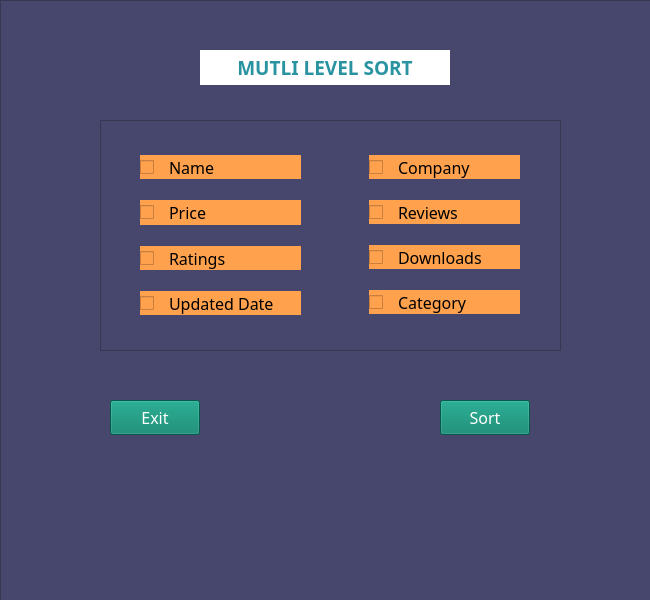
<?xml version="1.0" encoding="UTF-8"?>
<ui version="4.0">
 <class>MainWindow</class>
 <widget class="QWidget" name="MainWindow">
  <property name="geometry">
   <rect>
    <x>0</x>
    <y>0</y>
    <width>650</width>
    <height>600</height>
   </rect>
  </property>
  <property name="windowTitle">
   <string>Form</string>
  </property>
  <widget class="QFrame" name="MainDiv">
   <property name="geometry">
    <rect>
     <x>0</x>
     <y>0</y>
     <width>651</width>
     <height>601</height>
    </rect>
   </property>
   <property name="font">
    <font>
     <family>Arial Rounded MT Bold</family>
     <pointsize>8</pointsize>
     <italic>false</italic>
    </font>
   </property>
   <property name="styleSheet">
    <string notr="true">background-color: rgb(71, 71, 109);</string>
   </property>
   <property name="frameShape">
    <enum>QFrame::StyledPanel</enum>
   </property>
   <property name="frameShadow">
    <enum>QFrame::Raised</enum>
   </property>
   <widget class="QLabel" name="Heading">
    <property name="geometry">
     <rect>
      <x>200</x>
      <y>50</y>
      <width>250</width>
      <height>35</height>
     </rect>
    </property>
    <property name="font">
     <font>
      <family>Arial Rounded MT Bold</family>
      <pointsize>14</pointsize>
      <weight>75</weight>
      <bold>true</bold>
     </font>
    </property>
    <property name="styleSheet">
     <string notr="true">QLabel
{
color: rgb(42, 147, 161);
background-color: rgb(255, 255, 255);
}
</string>
    </property>
    <property name="text">
     <string>MUTLI LEVEL SORT</string>
    </property>
    <property name="alignment">
     <set>Qt::AlignCenter</set>
    </property>
    <property name="indent">
     <number>2</number>
    </property>
   </widget>
   <widget class="QPushButton" name="SortButton">
    <property name="geometry">
     <rect>
      <x>440</x>
      <y>400</y>
      <width>90</width>
      <height>35</height>
     </rect>
    </property>
    <property name="font">
     <font>
      <family>Arial Rounded MT Bold</family>
      <pointsize>12</pointsize>
     </font>
    </property>
    <property name="styleSheet">
     <string notr="true">QPushButton
{
background-color: rgb(0, 128, 103);
color: rgb(255, 255, 255);
}
QPushButton:hover
{
	
	background-color: rgb(0, 128, 103);
}</string>
    </property>
    <property name="text">
     <string>Sort</string>
    </property>
   </widget>
   <widget class="QFrame" name="frame">
    <property name="geometry">
     <rect>
      <x>100</x>
      <y>120</y>
      <width>461</width>
      <height>231</height>
     </rect>
    </property>
    <property name="styleSheet">
     <string notr="true">font: 12pt &quot;Arial Rounded MT Bold&quot;;</string>
    </property>
    <property name="frameShape">
     <enum>QFrame::StyledPanel</enum>
    </property>
    <property name="frameShadow">
     <enum>QFrame::Raised</enum>
    </property>
    <widget class="QWidget" name="verticalLayoutWidget">
     <property name="geometry">
      <rect>
       <x>30</x>
       <y>20</y>
       <width>181</width>
       <height>191</height>
      </rect>
     </property>
     <layout class="QVBoxLayout" name="verticalLayout">
      <property name="leftMargin">
       <number>10</number>
      </property>
      <property name="rightMargin">
       <number>10</number>
      </property>
      <item>
       <widget class="QCheckBox" name="Name">
        <property name="minimumSize">
         <size>
          <width>25</width>
          <height>0</height>
         </size>
        </property>
        <property name="font">
         <font>
          <family>Arial Rounded MT Bold</family>
          <pointsize>12</pointsize>
          <weight>50</weight>
          <italic>false</italic>
          <bold>false</bold>
         </font>
        </property>
        <property name="styleSheet">
         <string notr="true">QCheckBox
{
	background-color: rgb(255, 161, 77);
	spacing: 15px
}
</string>
        </property>
        <property name="text">
         <string>Name</string>
        </property>
        <property name="tristate">
         <bool>false</bool>
        </property>
       </widget>
      </item>
      <item>
       <widget class="QCheckBox" name="Price">
        <property name="minimumSize">
         <size>
          <width>25</width>
          <height>25</height>
         </size>
        </property>
        <property name="font">
         <font>
          <family>Arial Rounded MT Bold</family>
          <pointsize>12</pointsize>
          <weight>50</weight>
          <italic>false</italic>
          <bold>false</bold>
         </font>
        </property>
        <property name="styleSheet">
         <string notr="true">QCheckBox
{
	background-color: rgb(255, 161, 77);
	spacing: 15px
}
</string>
        </property>
        <property name="text">
         <string>Price</string>
        </property>
        <property name="tristate">
         <bool>false</bool>
        </property>
       </widget>
      </item>
      <item>
       <widget class="QCheckBox" name="Ratings">
        <property name="font">
         <font>
          <family>Arial Rounded MT Bold</family>
          <pointsize>12</pointsize>
          <weight>50</weight>
          <italic>false</italic>
          <bold>false</bold>
         </font>
        </property>
        <property name="styleSheet">
         <string notr="true">QCheckBox
{
	background-color: rgb(255, 161, 77);
	spacing: 15px
}
</string>
        </property>
        <property name="text">
         <string>Ratings</string>
        </property>
        <property name="tristate">
         <bool>false</bool>
        </property>
       </widget>
      </item>
      <item>
       <widget class="QCheckBox" name="UpdatedDate">
        <property name="font">
         <font>
          <family>Arial Rounded MT Bold</family>
          <pointsize>12</pointsize>
          <weight>50</weight>
          <italic>false</italic>
          <bold>false</bold>
         </font>
        </property>
        <property name="styleSheet">
         <string notr="true">QCheckBox
{
	background-color: rgb(255, 161, 77);
	spacing: 15px
}
</string>
        </property>
        <property name="text">
         <string>Updated Date</string>
        </property>
        <property name="tristate">
         <bool>false</bool>
        </property>
       </widget>
      </item>
     </layout>
    </widget>
    <widget class="QWidget" name="verticalLayoutWidget_2">
     <property name="geometry">
      <rect>
       <x>259</x>
       <y>20</y>
       <width>171</width>
       <height>191</height>
      </rect>
     </property>
     <layout class="QVBoxLayout" name="verticalLayout_2" stretch="20,0,0,0">
      <property name="leftMargin">
       <number>10</number>
      </property>
      <property name="rightMargin">
       <number>10</number>
      </property>
      <item>
       <widget class="QCheckBox" name="Company">
        <property name="font">
         <font>
          <family>Arial Rounded MT Bold</family>
          <pointsize>12</pointsize>
          <weight>50</weight>
          <italic>false</italic>
          <bold>false</bold>
         </font>
        </property>
        <property name="styleSheet">
         <string notr="true">QCheckBox
{
	background-color: rgb(255, 161, 77);
	spacing: 15px
}
</string>
        </property>
        <property name="text">
         <string>Company</string>
        </property>
        <property name="tristate">
         <bool>false</bool>
        </property>
       </widget>
      </item>
      <item>
       <widget class="QCheckBox" name="Reviews">
        <property name="font">
         <font>
          <family>Arial Rounded MT Bold</family>
          <pointsize>12</pointsize>
          <weight>50</weight>
          <italic>false</italic>
          <bold>false</bold>
         </font>
        </property>
        <property name="styleSheet">
         <string notr="true">QCheckBox
{
	background-color: rgb(255, 161, 77);
	spacing: 15px
}
</string>
        </property>
        <property name="text">
         <string>Reviews</string>
        </property>
        <property name="tristate">
         <bool>false</bool>
        </property>
       </widget>
      </item>
      <item>
       <widget class="QCheckBox" name="Downloads">
        <property name="font">
         <font>
          <family>Arial Rounded MT Bold</family>
          <pointsize>12</pointsize>
          <weight>50</weight>
          <italic>false</italic>
          <bold>false</bold>
         </font>
        </property>
        <property name="styleSheet">
         <string notr="true">QCheckBox
{
	background-color: rgb(255, 161, 77);
	spacing: 15px
}
</string>
        </property>
        <property name="text">
         <string>Downloads</string>
        </property>
        <property name="tristate">
         <bool>false</bool>
        </property>
       </widget>
      </item>
      <item>
       <widget class="QCheckBox" name="Category">
        <property name="font">
         <font>
          <family>Arial Rounded MT Bold</family>
          <pointsize>12</pointsize>
          <weight>50</weight>
          <italic>false</italic>
          <bold>false</bold>
         </font>
        </property>
        <property name="styleSheet">
         <string notr="true">QCheckBox
{
	background-color: rgb(255, 161, 77);
	spacing: 15px
}
</string>
        </property>
        <property name="text">
         <string>Category</string>
        </property>
        <property name="tristate">
         <bool>false</bool>
        </property>
       </widget>
      </item>
     </layout>
    </widget>
   </widget>
   <widget class="QPushButton" name="ExitButton">
    <property name="geometry">
     <rect>
      <x>110</x>
      <y>400</y>
      <width>90</width>
      <height>35</height>
     </rect>
    </property>
    <property name="font">
     <font>
      <family>Arial Rounded MT Bold</family>
      <pointsize>12</pointsize>
     </font>
    </property>
    <property name="styleSheet">
     <string notr="true">QPushButton
{
background-color: rgb(0, 128, 103);
color: rgb(255, 255, 255);
}
QPushButton:hover
{
	
	background-color: rgb(0, 128, 103);
}</string>
    </property>
    <property name="text">
     <string>Exit</string>
    </property>
   </widget>
  </widget>
 </widget>
 <resources/>
 <connections/>
</ui>
